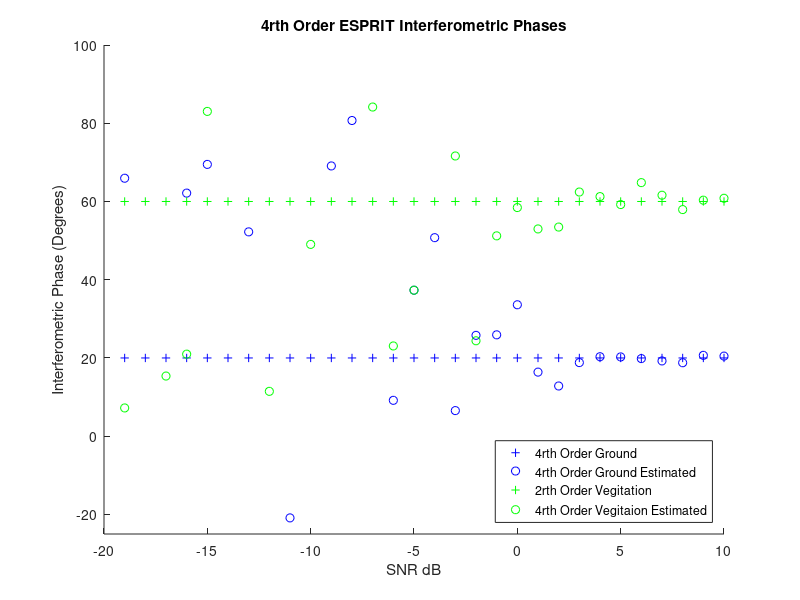
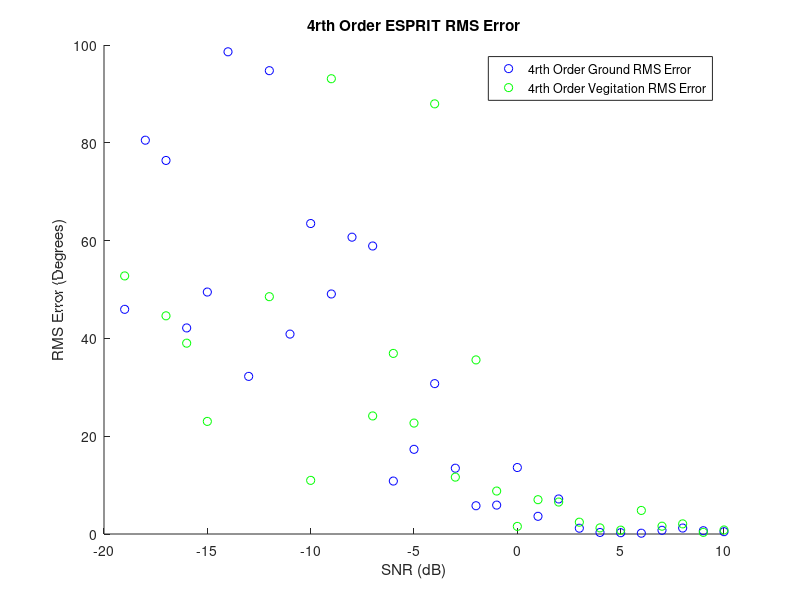
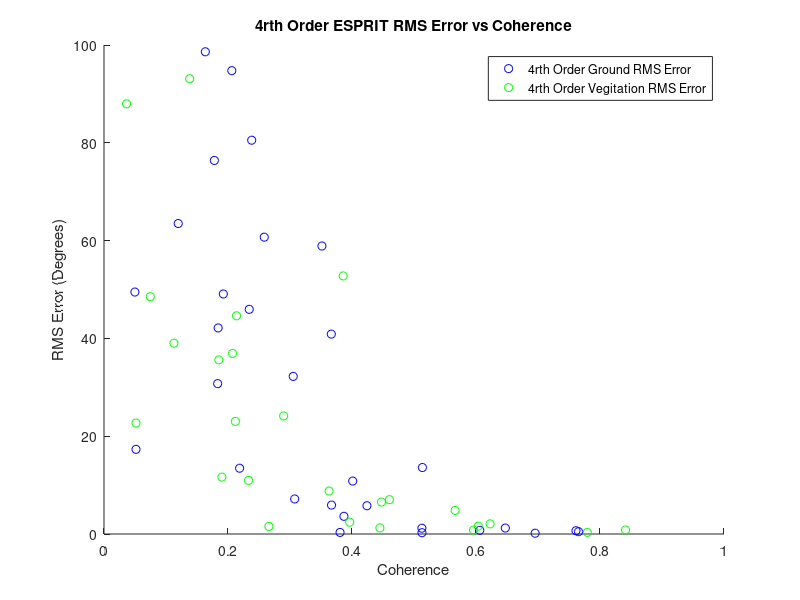
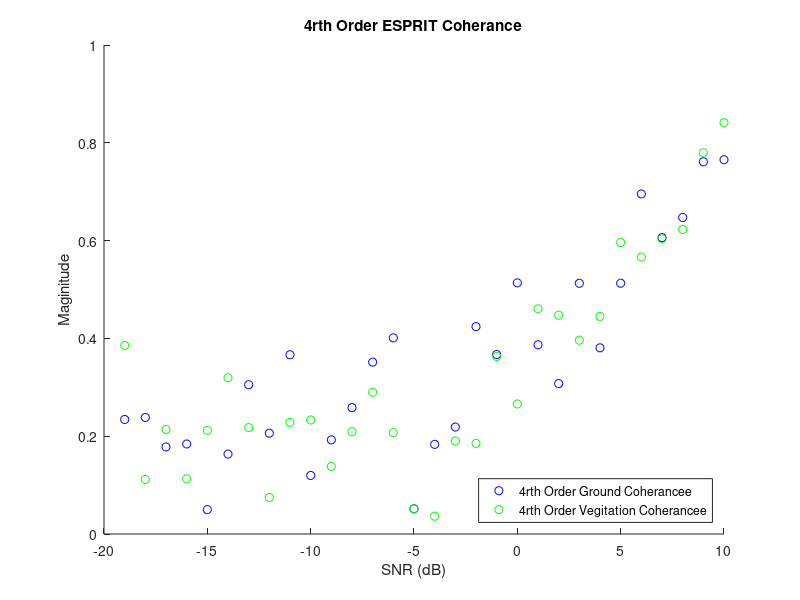

MATLAB code for these plots, in order:
%% Afric_Sim_test_ESPRIT
clc;clear;
%% Initializations

Averaged_samples = 1;
Window_optimal = 81;    %size of window
SNR_samples = 30;

alpha = 1; %ground weighting factor
beta = 1;   %veg weighting factor
G_O = 20;
ground_offset = G_O*pi/180; % ground interferomitry offset
V_O = 60;
vegitation_offset = V_O*pi/180;    % veg interferomitry offset
G_O_array = ones(SNR_samples,1)*G_O;
V_O_array = ones(SNR_samples,1)*V_O;

Pol_ground = [1;-1;0]/sqrt(2);
Pol_ground_4 = [1;1;0;-1;0;0]/sqrt(3); %ground
Pol_vegitation = [1;1;1]/sqrt(3);
Pol_vegitation_4 = [1;1;1;1;1;1]/sqrt(6); %vegitation

ground_phase_4 = zeros(SNR_samples,1);
ground_mag_4 = zeros(SNR_samples,1);
ground_phase_rmse_4 = zeros(SNR_samples,1);

vegitation_phase_4 = zeros(SNR_samples,1);
vegitation_mag_4 = zeros(SNR_samples,1);
vegitation_phase_rmse_4 = zeros(SNR_samples,1);

SNR = zeros(1,SNR_samples);
%% Matrix Construction
for Averaged_sample = 1:SNR_samples;
    
    SNR(Averaged_sample)=Averaged_sample-20;
    Noise = (10^(-SNR(Averaged_sample)/20))/sqrt(3);
    
    for unusedvariable = 1:Averaged_samples
        
        g =  Pol_ground*exp(1i*2*pi*rand(1,Window_optimal));
        v =  Pol_vegitation*exp(1i*2*pi*rand(1,Window_optimal));
        
        polfilter_4 = alpha*g + beta*v;
        s2 = alpha*exp(1i*ground_offset)*g + beta*exp(1i*vegitation_offset)*v;
        
        s1_Noise = polfilter_4 + Noise*sqrt(-2*log(1-rand(3,Window_optimal))).*exp(1i*2*pi*rand(3,Window_optimal));
        s2_Noise = s2 + Noise*sqrt(-2*log(1-rand(3,Window_optimal))).*exp(1i*2*pi*rand(3,Window_optimal));
       
        %% Fourth Order ESPRIT
        S1_4=[s1_Noise(1,:).*s1_Noise(1,:)
            s1_Noise(2,:).*s1_Noise(2,:)
            s1_Noise(3,:).*s1_Noise(3,:)
            s1_Noise(1,:).*s1_Noise(2,:)
            s1_Noise(1,:).*s1_Noise(3,:)
            s1_Noise(2,:).*s1_Noise(3,:)];
        
        S2_4=[s2_Noise(1,:).*s2_Noise(1,:)
            s2_Noise(2,:).*s2_Noise(2,:)
            s2_Noise(3,:).*s2_Noise(3,:)
            s2_Noise(1,:).*s2_Noise(2,:)
            s2_Noise(1,:).*s2_Noise(3,:)
            s2_Noise(2,:).*s2_Noise(3,:)];
        
        R1_4 = S1_4*S1_4'/Window_optimal;
        R2_4 = S1_4*S2_4'/Window_optimal;
        
        [eigenvec_4,eigenval_4] = eig(pinv(R1_4)*R2_4);
        
        polfilter_4 = abs(Pol_ground_4'*eigenvec_4);
        [~,srt_4] = sort(polfilter_4,'descend');
        ground_phase_4(Averaged_sample) = ground_phase_4(Averaged_sample) + 0.5*angle(eigenval_4(srt_4(1),srt_4(1)))/Averaged_samples;
        ground_mag_4(Averaged_sample) = ground_mag_4(Averaged_sample) + abs(eigenval_4(srt_4(1),srt_4(1)))/Averaged_samples;
        ground_phase_rmse_4(Averaged_sample) =  ground_phase_rmse_4(Averaged_sample) + ((ground_offset + 0.5*angle(eigenval_4(srt_4(1),srt_4(1))))^2)/Averaged_samples;
        
        polfilter_4 = abs(Pol_vegitation_4'*eigenvec_4);
        [~,srt_4] = sort(polfilter_4,'descend');
        vegitation_phase_4(Averaged_sample) = vegitation_phase_4(Averaged_sample) + 0.5*angle(eigenval_4(srt_4(1),srt_4(1)))/Averaged_samples;
        vegitation_mag_4(Averaged_sample) = vegitation_mag_4(Averaged_sample) + abs(eigenval_4(srt_4(1),srt_4(1)))/Averaged_samples;
        vegitation_phase_rmse_4(Averaged_sample) =  vegitation_phase_rmse_4(Averaged_sample) + ((vegitation_offset + 0.5*angle(eigenval_4(srt_4(1),srt_4(1))))^2)/Averaged_samples;
        
    end
end
ground_phase_rmse_4 = sqrt(ground_phase_rmse_4)*180/pi;
vegitation_phase_rmse_4 = sqrt(vegitation_phase_rmse_4)*180/pi;
%% Plotting Results

figure(1);
title('4rth Order ESPRIT Interferometric Phases');
xlabel('SNR dB');ylabel('Interferometric Phase (Degrees)');
hold on;
plot(SNR,G_O_array,'b+');
plot(SNR,-1*ground_phase_4*180/pi,'bo');
plot(SNR,V_O_array,'g+');
plot(SNR,-1*vegitation_phase_4*180/pi,'go');
legend('4rth Order Ground','4rth Order Ground Estimated','2rth Order Vegitation','4rth Order Vegitaion Estimated','Location','southeast')
axis([-20, 10, -25 100]);
hold off

figure(2)
title('4rth Order ESPRIT RMS Error')
xlabel('SNR (dB)');ylabel('RMS Error (Degrees)');
hold on;
plot(SNR,ground_phase_rmse_4,'bo');
plot(SNR,vegitation_phase_rmse_4,'go');
axis([-20, 10, 0, 100]);
hold off;
legend('4rth Order Ground RMS Error','4rth Order Vegitation RMS Error','Location','northeast');

figure(3)
title('4rth Order ESPRIT RMS Error vs Coherence')
xlabel('Coherence');ylabel('RMS Error (Degrees)');
hold on;
plot(ground_mag_4,ground_phase_rmse_4,'bo');
plot(vegitation_mag_4,vegitation_phase_rmse_4,'go');
axis([0, 1, 0, 100]);
hold off;
legend('4rth Order Ground RMS Error','4rth Order Vegitation RMS Error','Location','northeast');

figure(4)
title('4rth Order ESPRIT Coherance');
xlabel('SNR (dB)');ylabel('Maginitude')
hold on;
plot(SNR,ground_mag_4,'bo');
plot(SNR,vegitation_mag_4,'go');
legend('4rth Order Ground Coherancee','4rth Order Vegitation Coherancee','Location','southeast');
axis([-20, 10, 0 1]);
hold off;
